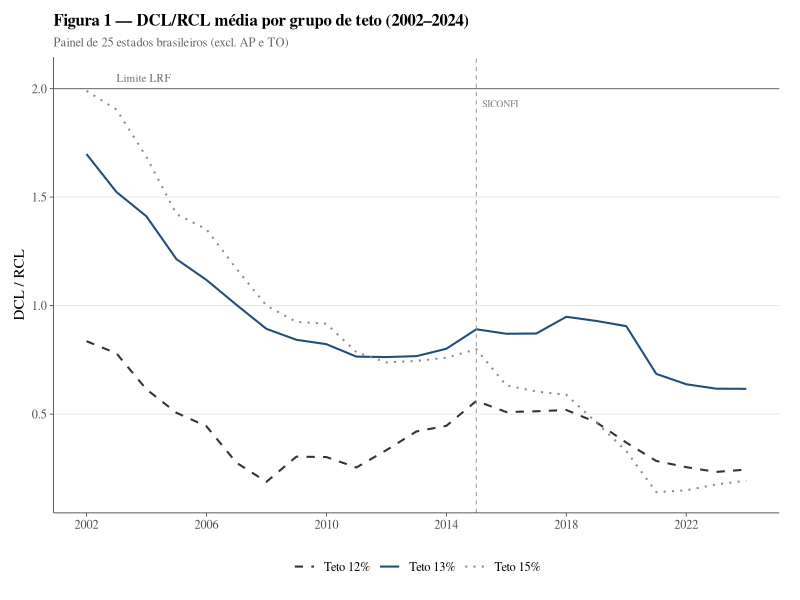
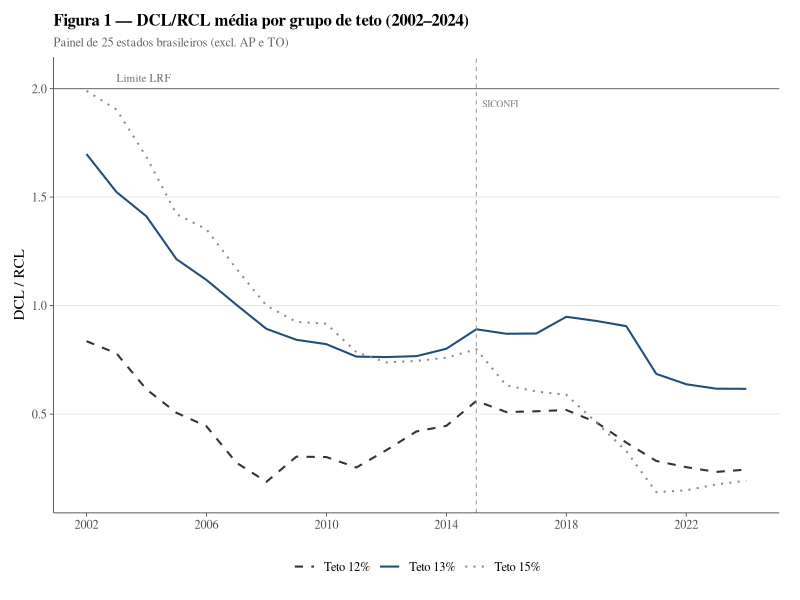
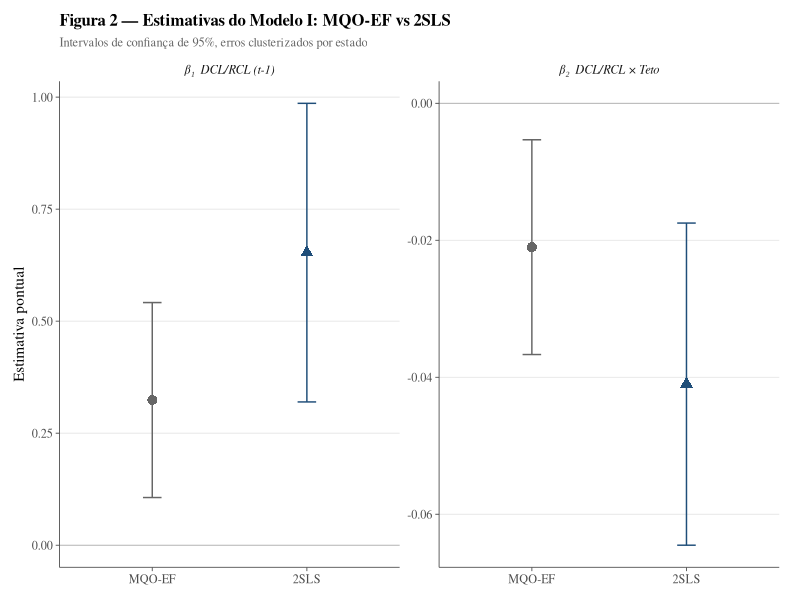
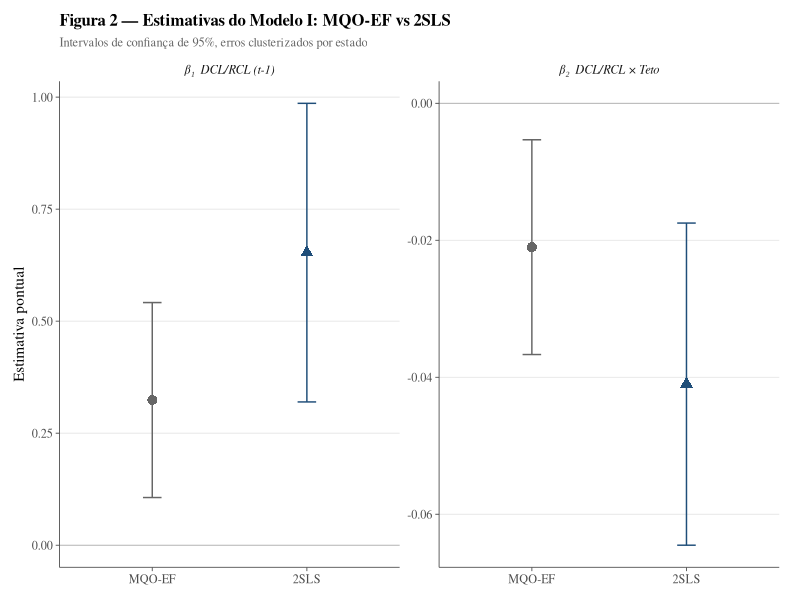
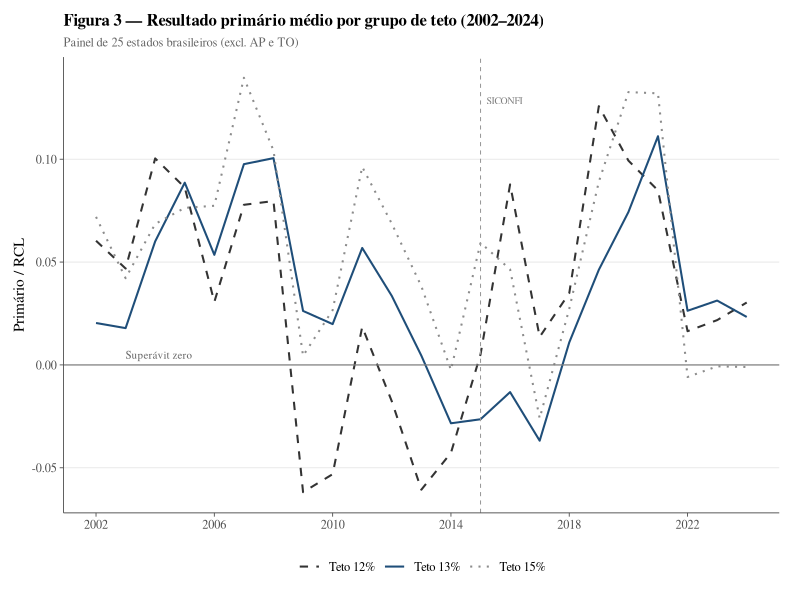
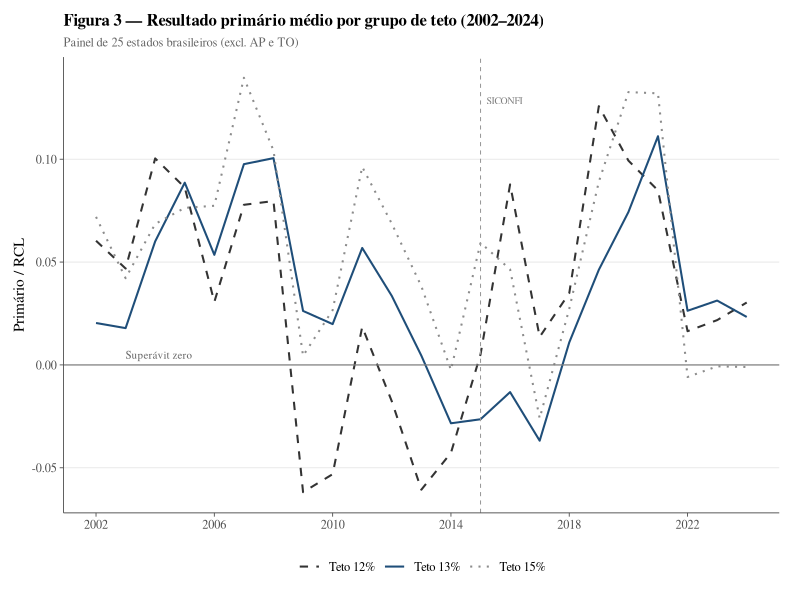
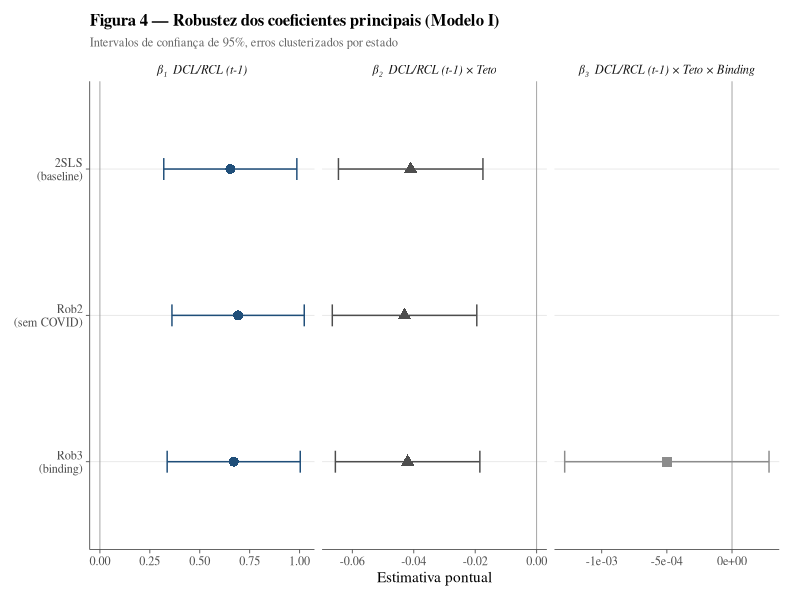
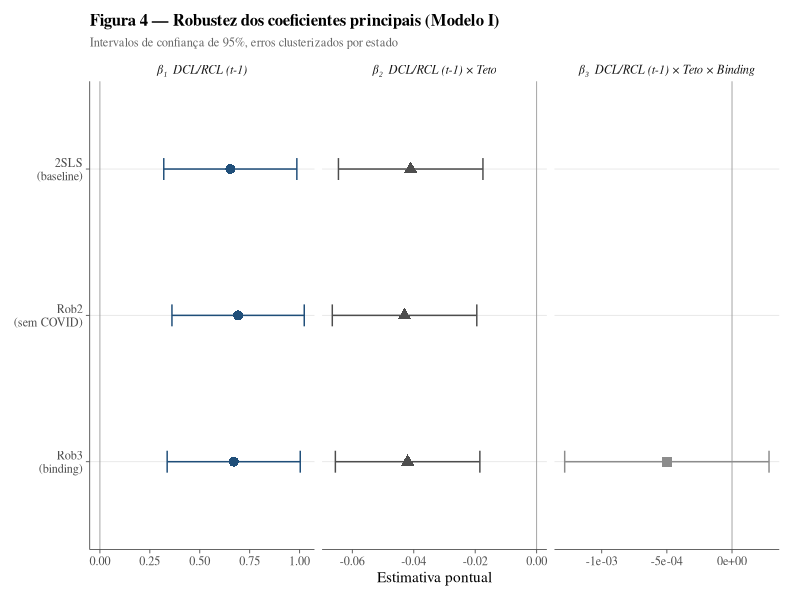

Source code (R) for these figures, in order:
# =============================================================================
# scripts/07_figures.R
# Figuras AER-style (4 paineis) para a tese
# Saida: output/figures/{fig1,fig2,fig3,fig4}.{pdf,png}
# =============================================================================

pkgs <- c("ggplot2", "dplyr", "readr", "tidyr", "patchwork", "scales")
to_install <- pkgs[!pkgs %in% rownames(installed.packages())]
if (length(to_install) > 0)
  install.packages(to_install, repos = "https://cloud.r-project.org")
suppressPackageStartupMessages(lapply(pkgs, library, character.only = TRUE))

dir.create("output/figures", recursive = TRUE, showWarnings = FALSE)

panel <- read_csv("data/processed/panel_slim.csv", show_col_types = FALSE)

# --- Tema base AER/QJE -------------------------------------------------------
theme_aer <- theme_minimal(base_family = "serif", base_size = 11) +
  theme(
    panel.grid.minor       = element_blank(),
    panel.grid.major.x     = element_blank(),
    panel.grid.major.y     = element_line(color = "gray90", linewidth = 0.3),
    axis.line              = element_line(color = "gray30", linewidth = 0.3),
    axis.ticks             = element_line(color = "gray30", linewidth = 0.3),
    plot.title             = element_text(size = 12, face = "bold", hjust = 0),
    plot.subtitle          = element_text(size = 9, color = "gray40", hjust = 0),
    legend.position        = "bottom",
    legend.text            = element_text(size = 9),
    plot.margin            = margin(10, 15, 10, 10)
  )
theme_set(theme_aer)

accent <- "#1F4E79"

save_fig <- function(p, name, w = 7, h = 4.5) {
  ggsave(file.path("output/figures", paste0(name, ".pdf")),
         p, width = w, height = h, device = cairo_pdf)
  ggsave(file.path("output/figures", paste0(name, ".png")),
         p, width = w, height = h, dpi = 300)
  cat(sprintf("  Salvo: output/figures/%s.pdf + .png\n", name))
}

# =============================================================================
# FIGURA 1 — DCL/RCL media por grupo de teto (2002-2024)
# =============================================================================
fig1_data <- panel %>%
  filter(!is.na(dcl_sobre_rcl_ext), !is.na(teto)) %>%
  mutate(teto_label = factor(paste0("Teto ", teto, "%"),
                             levels = c("Teto 12%", "Teto 13%", "Teto 15%"))) %>%
  group_by(year, teto_label) %>%
  summarise(mean_dcl = mean(dcl_sobre_rcl_ext, na.rm = TRUE), .groups = "drop")

fig1 <- ggplot(fig1_data, aes(x = year, y = mean_dcl,
                               linetype = teto_label, color = teto_label)) +
  geom_line(linewidth = 0.7) +
  geom_hline(yintercept = 2.0, linetype = "solid",
             color = "gray50", linewidth = 0.4) +
  annotate("text", x = 2003, y = 2.05, label = "Limite LRF",
           hjust = 0, size = 2.8, color = "gray40", family = "serif") +
  geom_vline(xintercept = 2015, linetype = "dashed",
             color = "gray60", linewidth = 0.35) +
  annotate("text", x = 2015.2, y = max(fig1_data$mean_dcl, na.rm = TRUE) * 0.97,
           label = "SICONFI", hjust = 0, size = 2.5, color = "gray50",
           family = "serif") +
  scale_color_manual(values = c("Teto 12%" = "gray20",
                                 "Teto 13%" = accent,
                                 "Teto 15%" = "gray55"),
                     name = NULL) +
  scale_linetype_manual(values = c("Teto 12%" = "dashed",
                                    "Teto 13%" = "solid",
                                    "Teto 15%" = "dotted"),
                        name = NULL) +
  scale_x_continuous(breaks = seq(2002, 2024, 4)) +
  labs(
    title    = "Figura 1 \u2014 DCL/RCL m\u00e9dia por grupo de teto (2002\u20132024)",
    subtitle = "Painel de 25 estados brasileiros (excl. AP e TO)",
    x        = NULL,
    y        = "DCL / RCL"
  ) +
  guides(color    = guide_legend(nrow = 1),
         linetype = guide_legend(nrow = 1))

save_fig(fig1, "fig1_dcl_por_teto")

# =============================================================================
# FIGURA 2 — Coeficientes Modelo I: MQO-EF vs 2SLS
# =============================================================================
coef_data <- tibble(
  coef   = rep(c("beta1", "beta2"), 2),
  modelo = rep(c("MQO-EF", "2SLS"), each = 2),
  est    = c(0.324, -0.021, 0.653, -0.041),
  se     = c(0.111,  0.008, 0.170,  0.012)
) %>%
  mutate(
    lo95 = est - 1.96 * se,
    hi95 = est + 1.96 * se,
    coef_label = factor(coef,
                        levels = c("beta1", "beta2"),
                        labels = c("\u03b2\u2081  DCL/RCL (t-1)",
                                   "\u03b2\u2082  DCL/RCL \u00d7 Teto")),
    modelo = factor(modelo, levels = c("MQO-EF", "2SLS"))
  )

fig2 <- ggplot(coef_data, aes(x = modelo, y = est, color = modelo, shape = modelo)) +
  geom_hline(yintercept = 0, color = "gray70", linewidth = 0.3) +
  geom_errorbar(aes(ymin = lo95, ymax = hi95),
                width = 0.12, linewidth = 0.5) +
  geom_point(size = 3) +
  facet_wrap(~coef_label, scales = "free_y", nrow = 1) +
  scale_color_manual(values = c("MQO-EF" = "gray40", "2SLS" = accent),
                     name = NULL) +
  scale_shape_manual(values = c("MQO-EF" = 16, "2SLS" = 17),
                     name = NULL) +
  labs(
    title    = "Figura 2 \u2014 Estimativas do Modelo I: MQO-EF vs 2SLS",
    subtitle = "Intervalos de confian\u00e7a de 95%, erros clusterizados por estado",
    x        = NULL,
    y        = "Estimativa pontual"
  ) +
  theme(
    strip.text      = element_text(size = 9, face = "italic"),
    legend.position = "none"
  )

save_fig(fig2, "fig2_coef_mqo_vs_2sls")

# =============================================================================
# FIGURA 3 — Resultado primario medio por grupo de teto (2002-2024)
# =============================================================================
fig3_data <- panel %>%
  filter(!is.na(primario_sobre_rcl_ext), !is.na(teto)) %>%
  mutate(teto_label = factor(paste0("Teto ", teto, "%"),
                             levels = c("Teto 12%", "Teto 13%", "Teto 15%"))) %>%
  group_by(year, teto_label) %>%
  summarise(mean_prim = mean(primario_sobre_rcl_ext, na.rm = TRUE), .groups = "drop")

fig3 <- ggplot(fig3_data, aes(x = year, y = mean_prim,
                               linetype = teto_label, color = teto_label)) +
  geom_line(linewidth = 0.7) +
  geom_hline(yintercept = 0, linetype = "solid",
             color = "gray50", linewidth = 0.4) +
  annotate("text", x = 2003, y = 0.005,
           label = "Super\u00e1vit zero", hjust = 0, size = 2.8,
           color = "gray40", family = "serif") +
  geom_vline(xintercept = 2015, linetype = "dashed",
             color = "gray60", linewidth = 0.35) +
  annotate("text", x = 2015.2,
           y = max(fig3_data$mean_prim, na.rm = TRUE) * 0.92,
           label = "SICONFI", hjust = 0, size = 2.5,
           color = "gray50", family = "serif") +
  scale_color_manual(values = c("Teto 12%" = "gray20",
                                 "Teto 13%" = accent,
                                 "Teto 15%" = "gray55"),
                     name = NULL) +
  scale_linetype_manual(values = c("Teto 12%" = "dashed",
                                    "Teto 13%" = "solid",
                                    "Teto 15%" = "dotted"),
                        name = NULL) +
  scale_x_continuous(breaks = seq(2002, 2024, 4)) +
  labs(
    title    = "Figura 3 \u2014 Resultado prim\u00e1rio m\u00e9dio por grupo de teto (2002\u20132024)",
    subtitle = "Painel de 25 estados brasileiros (excl. AP e TO)",
    x        = NULL,
    y        = "Prim\u00e1rio / RCL"
  ) +
  guides(color    = guide_legend(nrow = 1),
         linetype = guide_legend(nrow = 1))

save_fig(fig3, "fig3_primario_por_teto")

# =============================================================================
# FIGURA 4 — Forest plot: robustez dos coeficientes principais
# =============================================================================
forest_data <- tibble(
  spec = c(rep(c("2SLS\n(baseline)", "Rob2\n(sem COVID)", "Rob3\n(binding)"), 2),
           "Rob3\n(binding)"),
  coef = c(rep("beta1", 3), rep("beta2", 3), "beta3"),
  est  = c(0.653, 0.692, 0.670,  -0.041, -0.043, -0.042,  -0.0005),
  se   = c(0.170, 0.169, 0.170,   0.012,  0.012,  0.012,   0.0004)
) %>%
  mutate(
    lo95 = est - 1.96 * se,
    hi95 = est + 1.96 * se,
    coef_label = factor(coef,
                        levels = c("beta1", "beta2", "beta3"),
                        labels = c("\u03b2\u2081  DCL/RCL (t-1)",
                                   "\u03b2\u2082  DCL/RCL (t-1) \u00d7 Teto",
                                   "\u03b2\u2083  DCL/RCL (t-1) \u00d7 Teto \u00d7 Binding")),
    spec = factor(spec, levels = rev(c("2SLS\n(baseline)",
                                       "Rob2\n(sem COVID)",
                                       "Rob3\n(binding)")))
  )

fig4 <- ggplot(forest_data, aes(x = est, y = spec,
                                 color = coef_label, shape = coef_label)) +
  geom_vline(xintercept = 0, color = "gray60", linewidth = 0.3) +
  geom_errorbarh(aes(xmin = lo95, xmax = hi95),
                 height = 0.15, linewidth = 0.5) +
  geom_point(size = 3) +
  facet_wrap(~coef_label, scales = "free_x", nrow = 1) +
  scale_color_manual(
    values = c("\u03b2\u2081  DCL/RCL (t-1)"                      = accent,
               "\u03b2\u2082  DCL/RCL (t-1) \u00d7 Teto"              = "gray30",
               "\u03b2\u2083  DCL/RCL (t-1) \u00d7 Teto \u00d7 Binding"    = "gray55"),
    name = NULL) +
  scale_shape_manual(
    values = c("\u03b2\u2081  DCL/RCL (t-1)"                      = 16,
               "\u03b2\u2082  DCL/RCL (t-1) \u00d7 Teto"              = 17,
               "\u03b2\u2083  DCL/RCL (t-1) \u00d7 Teto \u00d7 Binding"    = 15),
    name = NULL) +
  labs(
    title    = "Figura 4 \u2014 Robustez dos coeficientes principais (Modelo I)",
    subtitle = "Intervalos de confian\u00e7a de 95%, erros clusterizados por estado",
    x        = "Estimativa pontual",
    y        = NULL
  ) +
  theme(
    strip.text      = element_text(size = 9, face = "italic"),
    legend.position = "none"
  )

save_fig(fig4, "fig4_forest_robustez")

cat("\n=== Figuras geradas com sucesso ===\n")
cat("  output/figures/fig1_dcl_por_teto.{pdf,png}\n")
cat("  output/figures/fig2_coef_mqo_vs_2sls.{pdf,png}\n")
cat("  output/figures/fig3_primario_por_teto.{pdf,png}\n")
cat("  output/figures/fig4_forest_robustez.{pdf,png}\n")
